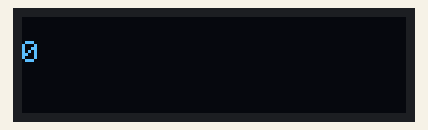
Recording of a sketch running on a simulated Arduino Uno, built with avr-gcc and run on an emulated ATmega328P. Parts: 128×32 one-colour display.

Above: at 5.1 s.
At 6.1 s:
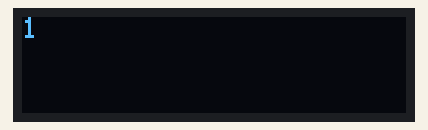
At 7.1 s:
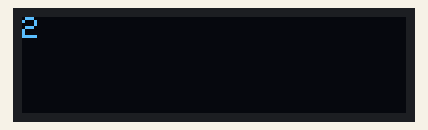
At 9.2 s:
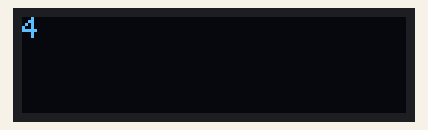
At 11.2 s:
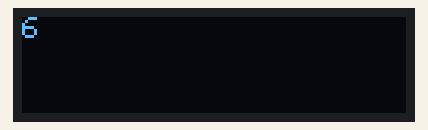
At 14.2 s:
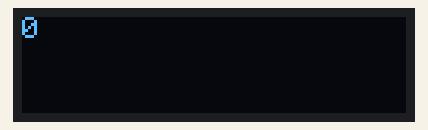

The sketch:

display.ino
```cpp
#include <Adafruit_SSD1306.h>
#include <Wire.h>


#define SCREEN_WIDTH 128 // OLED display width, in pixels
#define SCREEN_HEIGHT 32 // OLED display height, in pixels
#define OLED_RESET     -1 // Reset pin # (or -1 if sharing Arduino reset pin)
#define SCREEN_ADDRESS 0x3C ///< See datasheet for Address; 0x3D for 128x64, 0x3C for 128x32
Adafruit_SSD1306 display(SCREEN_WIDTH, SCREEN_HEIGHT, &Wire, OLED_RESET);


void setup() {
  Serial.begin(115200);

  if (!display.begin(SSD1306_SWITCHCAPVCC, SCREEN_ADDRESS)) {
    Serial.println(F("SSD1306 allocation failed"));
    for (;;);
  }

  display.clearDisplay();
  display.setTextSize(1);
  display.setTextColor(SSD1306_WHITE);
  display.setCursor(0,0);
  display.println("connecting to wifi");
  display.display();
  display.clearDisplay();

  delay(5000);
}

void loop() {
  for(int i=0;i<9;i++){
    display.println(i);
    display.display();
    delay(1000);
    display.clearDisplay();
    display.setCursor(0,0);
  }
}
```

Measured:
- by itself, everything shown: repeats every 9.1 s, in 9 steps
- what the display in image 0 shows lasts 1.0 s, from 5.1 s to 6.1 s
